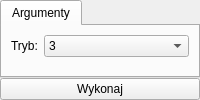
       <widget class="QWidget" name="setDisplayModePage">
        <layout class="QGridLayout" name="gridLayout_75">
         <property name="margin">
          <number>0</number>
         </property>
         <property name="spacing">
          <number>0</number>
         </property>
         <item row="0" column="0">
          <widget class="QTabWidget" name="tabWidget_26">
           <property name="currentIndex">
            <number>0</number>
           </property>
           <widget class="QWidget" name="tab_51">
            <attribute name="title">
             <string>Argumenty</string>
            </attribute>
            <layout class="QFormLayout" name="formLayout_13">
             <item row="0" column="0">
              <widget class="QLabel" name="label_80">
               <property name="text">
                <string>Tryb:</string>
               </property>
               <property name="buddy">
                <cstring>displayMode</cstring>
               </property>
              </widget>
             </item>
             <item row="0" column="1">
              <widget class="QComboBox" name="displayMode">
               <item>
                <property name="text">
                 <string>3</string>
                </property>
               </item>
               <item>
                <property name="text">
                 <string>4</string>
                </property>
               </item>
              </widget>
             </item>
            </layout>
           </widget>
          </widget>
         </item>
         <item row="1" column="0">
          <widget class="QPushButton" name="setDisplayModeButton">
           <property name="text">
            <string>Wykonaj</string>
           </property>
          </widget>
         </item>
        </layout>
       </widget>
